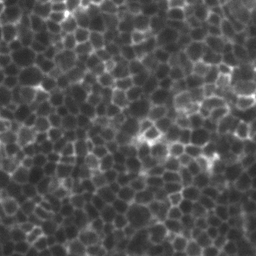
#> input picture Base_image.tif, 256 x 256 px
$ python PNGMask_to_TIFF.py
#> lines starting #> are read from the running program, lines starting #| are printed output that depends on the picture; after the words box and inside, x2 and y2 are one past the last pixel; in counts of white or black regions, pixels touching at a corner belong together
"""
png_mask_to_tiff.py
===================

Converts a segmentation mask PNG (as output by Cellpose)
into a binary TIFF file, where cell interiors are white (255) and boundaries/
background are black (0).

INPUTS
------
A PNG mask file selected via a GUI file dialog (or console fallback). The PNG
is expected to be in one of two formats:
  - Single-channel (2D):  pixel values are integer cell IDs directly.
  - RGB / RGBA (3D):      integer cell ID is encoded across RGB channels as:
                          ID = R + G*256 + B*65536  (Cellpose default encoding)

OUTPUTS
-------
A binary TIFF file saved to the same directory as the input PNG, named:
  <original_filename>_boundaries.tif

DEPENDENCIES
------------
See requirements.txt for pinned versions. Core packages:
  - numpy        (array operations)
  - Pillow       (image I/O)
  - scikit-image (boundary detection)

Python version: 3.9.6

USAGE
-----
  1. Activate your virtual environment.
  2. Run:  python PNGMask_to_TIFF.py
  3. Select a PNG mask file in the dialog that appears.

AUTHOR:  Rustam Toshov
DATE:    April 2026
"""

import sys
import faulthandler
import numpy as np
from PIL import Image
from skimage import segmentation
from pathlib import Path

faulthandler.enable()

# -------------------------------------------------------------------------
# STEP 1: Obtain input file path via GUI dialog or fallback
# -------------------------------------------------------------------------

print("Starting png_mask_to_tiff.py")

try:
    import tkinter as tk
    from tkinter import filedialog

    root = tk.Tk()
    root.withdraw()
    print("Opening file chooser — please select a PNG mask file.")

    input_path = filedialog.askopenfilename(
        title="Select PNG mask file",
        filetypes=[("PNG files", "*.png"), ("All files", "*.*")]
    )
#> the answer given: ../../Base_image.tif
    root.destroy()

    if not input_path:
        print("No file selected. Exiting.")
        sys.exit(0)

except Exception as e:
    # Fallback for headless environments or systems without tkinter
    print("File dialog unavailable or failed:", e)
    input_path = input("File dialog unavailable. Enter path to PNG file: ").strip()
    if not input_path:
        print("No file path provided. Exiting.")
        sys.exit(0)

# -------------------------------------------------------------------------
# STEP 2: Load the PNG mask file
# -------------------------------------------------------------------------

try:
    image = Image.open(input_path)
#> image is the input picture: PIL image 256x256 L; min 37, max 255, mean 81.3
except Exception as e:
    print(f"Failed to open '{input_path}':", e, file=sys.stderr)
    raise

image_array = np.array(image)
print(f"Loaded image  — shape: {image_array.shape}, dtype: {image_array.dtype}")
#| Loaded image  — shape: (256, 256), dtype: uint8

# -------------------------------------------------------------------------
# STEP 3: Decode integer cell IDs from pixel values
# -------------------------------------------------------------------------

if image_array.ndim == 2:
    # Single-channel: pixel values are cell IDs directly
    cell_id_map = image_array.astype(np.uint32)

elif image_array.ndim == 3:
    if image_array.shape[2] < 3:
        # Unexpected channel count — fall back to first channel
        cell_id_map = image_array[:, :, 0].astype(np.uint32)
    else:
        # Decode ID from RGB channels
        cell_id_map = (
            image_array[:, :, 0].astype(np.uint32)
            + image_array[:, :, 1].astype(np.uint32) * 256
            + image_array[:, :, 2].astype(np.uint32) * 65536
        )
else:
    raise ValueError(f"Unexpected image shape: {image_array.shape}")

print(f"Decoded cell ID map — shape: {cell_id_map.shape}, dtype: {cell_id_map.dtype}")
#| Decoded cell ID map — shape: (256, 256), dtype: uint32

# -------------------------------------------------------------------------
# STEP 4: Derive binary interior mask (erode away cell boundaries)
#         Pixels are TRUE where they are inside a cell and not on a boundary
# -------------------------------------------------------------------------

cell_interior_mask = (
    ~segmentation.find_boundaries(cell_id_map, mode="outer")
    & (cell_id_map != 0)
)
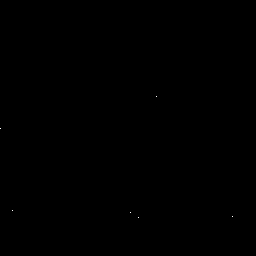
#> cell_interior_mask: shape (256, 256) bool; 0.01% white in thin lines or dots, all inside (x1, y1, x2, y2) = (0, 96, 233, 218)

# Convert boolean mask to uint8 image (0 = background, 255 = cell interior)
output_array = cell_interior_mask.astype(np.uint8) * 255

# -------------------------------------------------------------------------
# STEP 5: Save as TIFF
# -------------------------------------------------------------------------

base_name   = Path(input_path).stem
output_path = Path(input_path).parent / f"{base_name}_boundaries.tif"

print(f"Saving output to: {output_path}")
Image.fromarray(output_array).save(output_path)
print(f"Done — TIFF saved to '{output_path.parent}'.")
